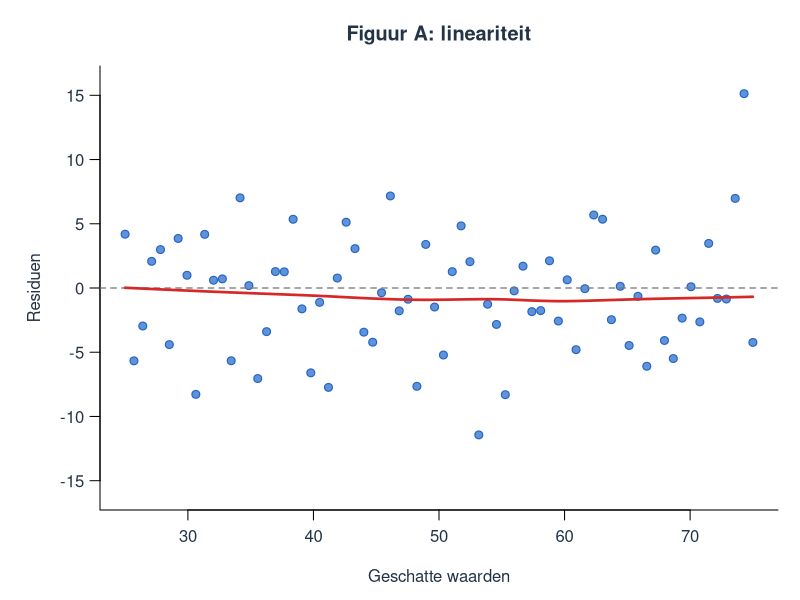
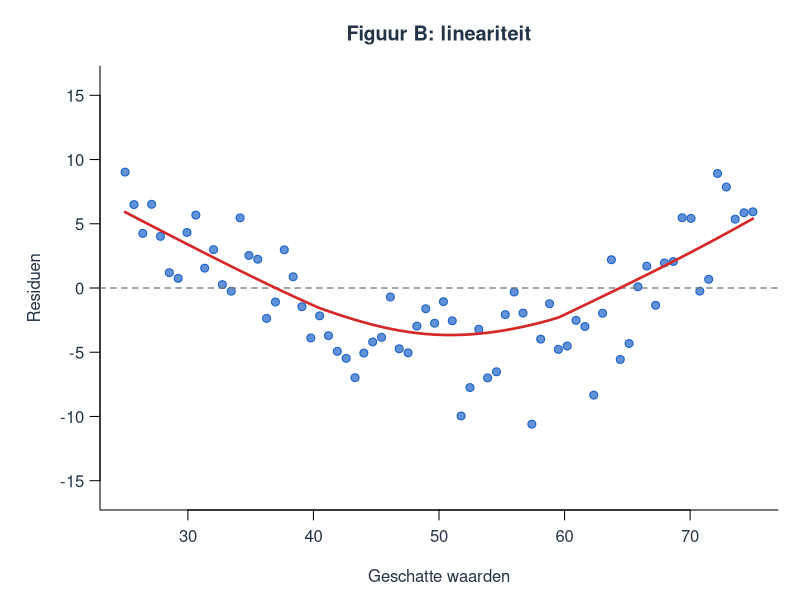
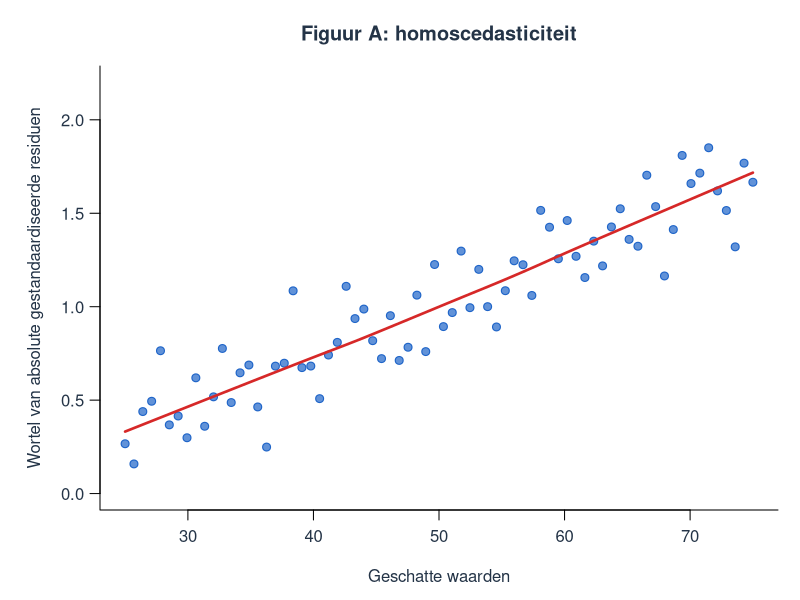
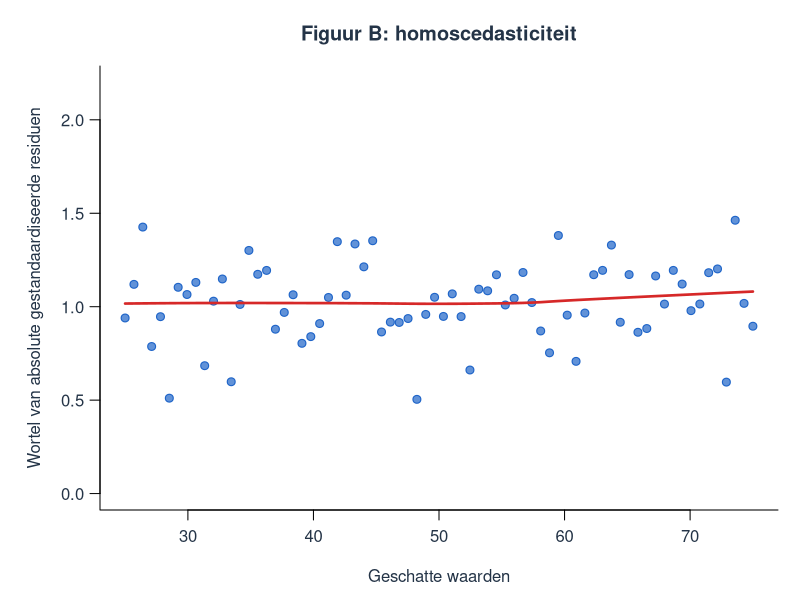
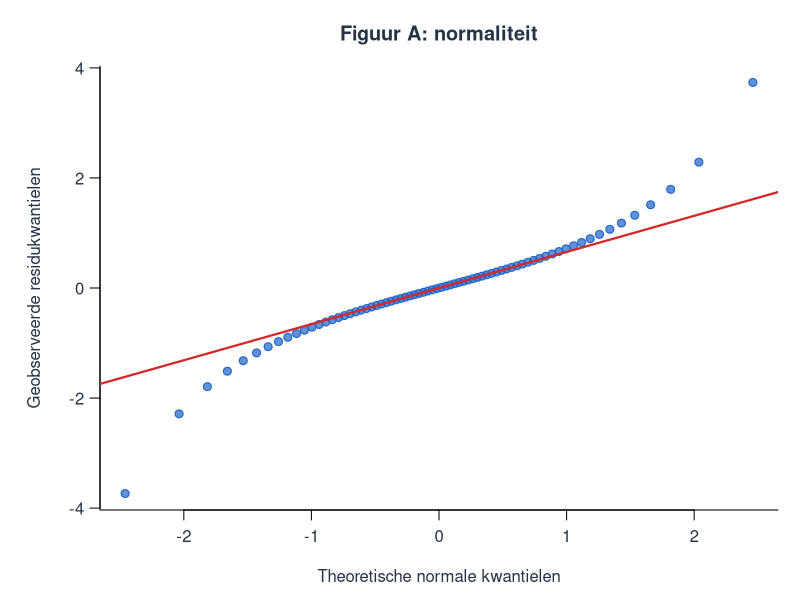
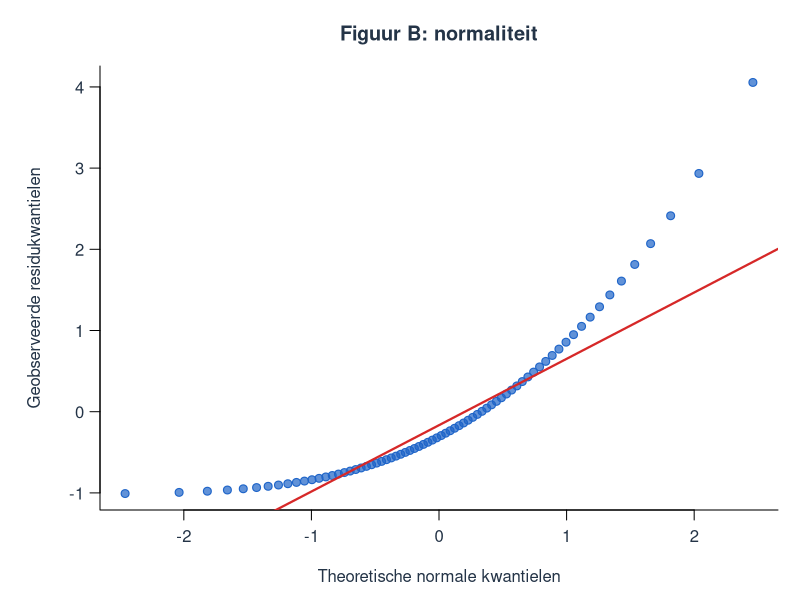
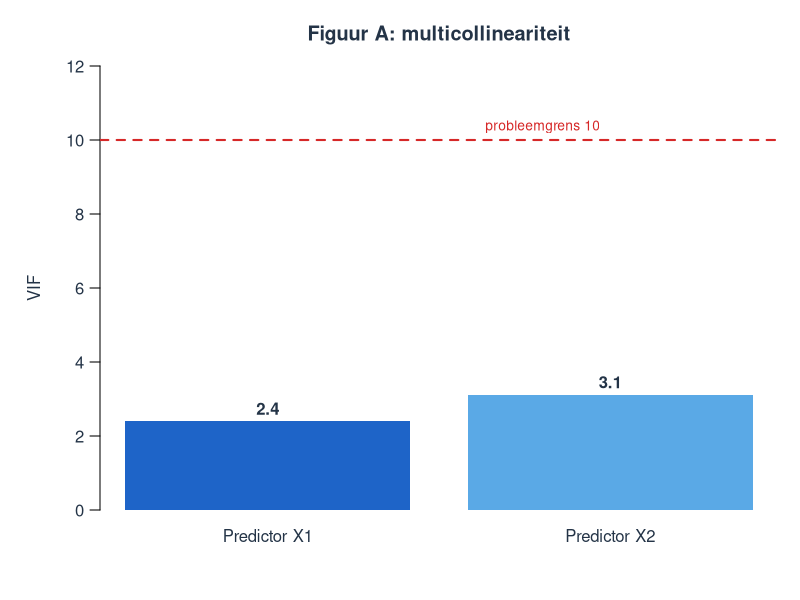
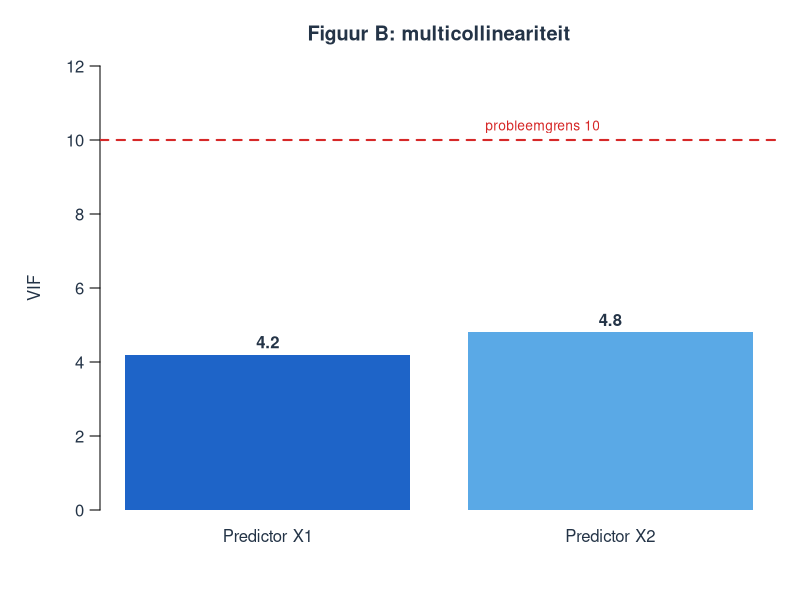

These figures' R source, in order:
# Genereert de acht diagnostische figuren voor Oef - 12.11.
# Voer dit script uit vanuit deze map met: Rscript generate_diagnostics.R

blue <- "#1E64C8"
red <- "#D62828"
dark <- "#243447"
grid <- "#D9DEE7"

open_png <- function(filename) {
  png(filename, width = 1050, height = 675, res = 150, bg = "white")
  par(
    mar = c(4.5, 5.0, 3.3, 1.1),
    mgp = c(2.8, 0.8, 0),
    las = 1,
    bty = "l",
    family = "sans",
    col.axis = dark,
    col.lab = dark,
    col.main = dark
  )
}

draw_residual_plot <- function(filename, panel, residuals, fitted) {
  open_png(filename)
  plot(
    fitted, residuals,
    pch = 21, bg = adjustcolor(blue, alpha.f = 0.70), col = blue,
    cex = 1.05, lwd = 1.1,
    xlab = "Geschatte waarden",
    ylab = "Residuen",
    main = paste0("Figuur ", panel, ": lineariteit"),
    ylim = c(-16, 16)
  )
  abline(h = 0, col = "#7A7A7A", lty = 2, lwd = 1.3)
  lines(lowess(fitted, residuals, f = 0.65), col = red, lwd = 2.6)
  dev.off()
}

draw_scale_location <- function(filename, panel, spread, fitted) {
  open_png(filename)
  plot(
    fitted, spread,
    pch = 21, bg = adjustcolor(blue, alpha.f = 0.70), col = blue,
    cex = 1.05, lwd = 1.1,
    xlab = "Geschatte waarden",
    ylab = "Wortel van absolute gestandaardiseerde residuen",
    main = paste0("Figuur ", panel, ": homoscedasticiteit"),
    ylim = c(0, 2.2)
  )
  lines(lowess(fitted, spread, f = 0.70), col = red, lwd = 2.6)
  dev.off()
}

draw_qq <- function(filename, panel, observed) {
  observed <- sort(observed)
  theoretical <- qnorm(ppoints(length(observed)))
  quartiles_y <- quantile(observed, c(0.25, 0.75), names = FALSE)
  quartiles_x <- qnorm(c(0.25, 0.75))
  slope <- diff(quartiles_y) / diff(quartiles_x)
  intercept <- quartiles_y[[1L]] - slope * quartiles_x[[1L]]

  open_png(filename)
  plot(
    theoretical, observed,
    pch = 21, bg = adjustcolor(blue, alpha.f = 0.70), col = blue,
    cex = 1.05, lwd = 1.1,
    xlab = "Theoretische normale kwantielen",
    ylab = "Geobserveerde residukwantielen",
    main = paste0("Figuur ", panel, ": normaliteit")
  )
  abline(intercept, slope, col = red, lwd = 2.2)
  dev.off()
}

draw_vif <- function(filename, panel, values) {
  open_png(filename)
  positions <- barplot(
    values,
    names.arg = c("Predictor X1", "Predictor X2"),
    col = c(blue, "#5AA9E6"), border = NA,
    ylim = c(0, 12),
    ylab = "VIF",
    main = paste0("Figuur ", panel, ": multicollineariteit")
  )
  abline(h = 10, col = red, lty = 2, lwd = 2)
  text(positions, values + 0.35, labels = format(values, nsmall = 1), col = dark, font = 2)
  text(max(positions), 10.35, "probleemgrens 10", pos = 2, col = red, cex = 0.83)
  dev.off()
}

set.seed(12011)
n <- 72L
fitted <- seq(25, 75, length.out = n)

# Lineariteit: A is passend; B bevat een duidelijke U-vorm.
residuals_a <- rnorm(n, mean = 0, sd = 4.2)
residuals_b <- 0.017 * (fitted - 50)^2 - 4.3 + rnorm(n, mean = 0, sd = 2.6)
draw_residual_plot("resfit_a.png", "A", residuals_a, fitted)
draw_residual_plot("resfit_b.png", "B", residuals_b, fitted)

# Homoscedasticiteit: A heeft toenemende spreiding; B blijft ongeveer constant.
spread_a <- pmax(0.05, 0.35 + 0.027 * (fitted - 25) + rnorm(n, 0, 0.16))
spread_b <- pmax(0.05, 1.00 + rnorm(n, 0, 0.19))
draw_scale_location("scaleloc_a.png", "A", spread_a, fitted)
draw_scale_location("scaleloc_b.png", "B", spread_b, fitted)

# Normaliteit: beide figuren tonen een andere systematische afwijking.
p <- ppoints(n)
qq_heavy_tails <- as.numeric(scale(qt(p, df = 2.4)))
qq_right_skew <- as.numeric(scale(qexp(p, rate = 1)))
draw_qq("qq_a.png", "A", qq_heavy_tails)
draw_qq("qq_b.png", "B", qq_right_skew)

# Multicollineariteit: beide modellen blijven onder de afgesproken probleemgrens.
draw_vif("vif_a.png", "A", c(2.4, 3.1))
draw_vif("vif_b.png", "B", c(4.2, 4.8))

message("Acht diagnostische PNG-bestanden gegenereerd.")
